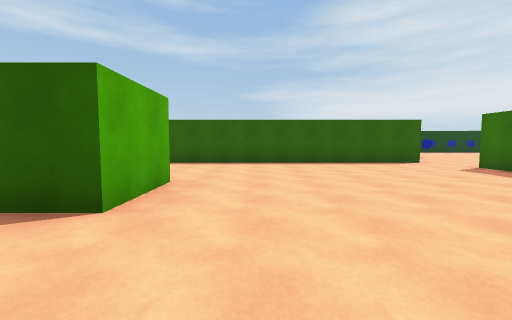
[1] (above)

24 first-person views from a walk through a scene from a Unity 3-D project. The camera is 1.4 m above the floor, tilts 4° down and sees 90° across. The floor is counted in squares, 2 m on a side. Each view is taken from the middle of a square. On the plan, view 1 faces up. The plan holds only what a view shows up to about 9 squares ahead; the rest is blank. The player is left out.

[2]
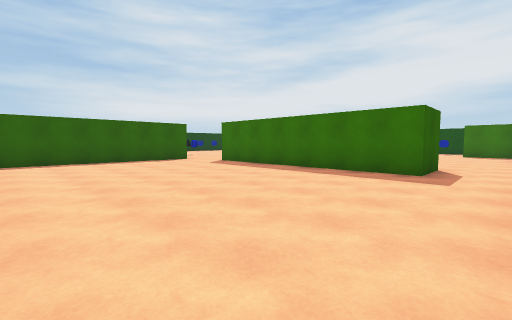

[3]
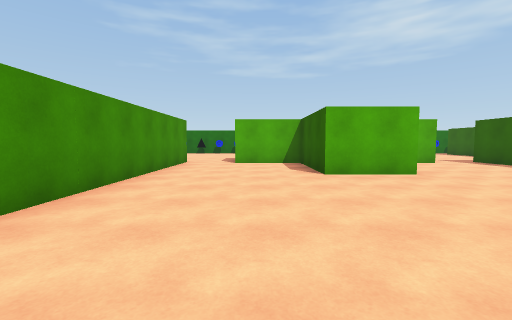

[4]
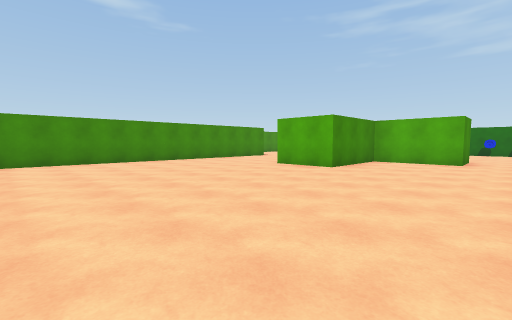

[5]
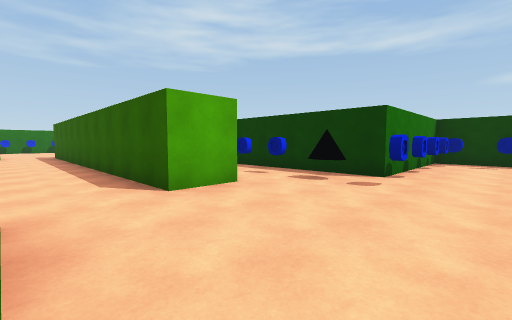

[6]
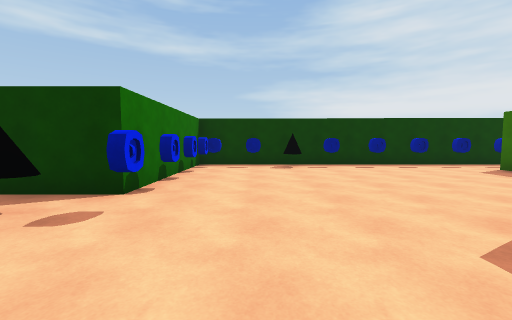

[7]
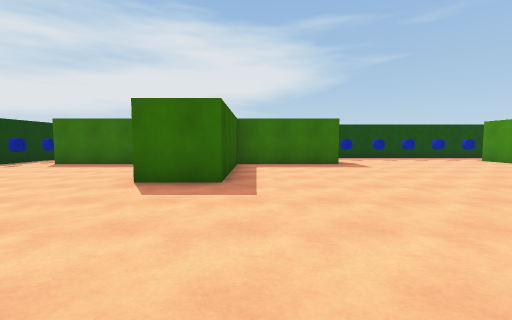

[8]
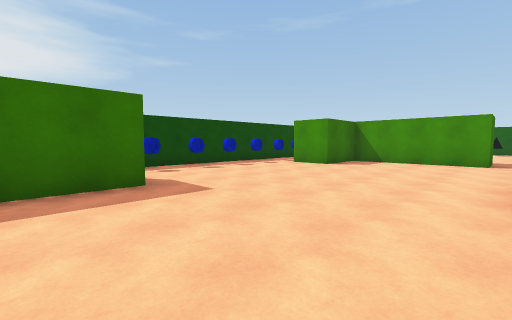

[9]
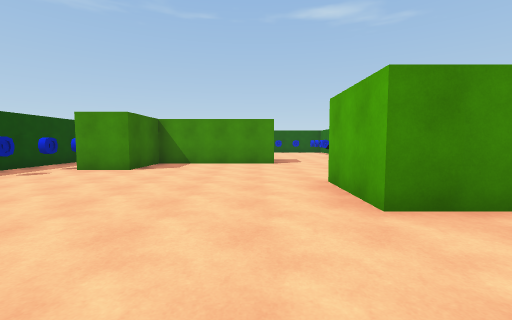

[10]
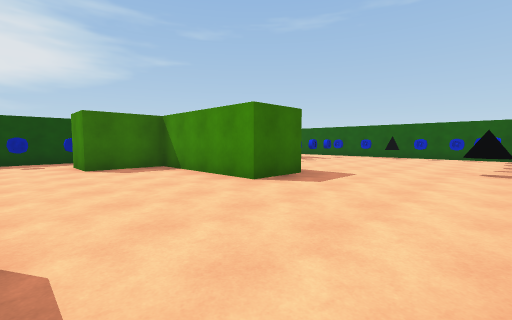

[11]
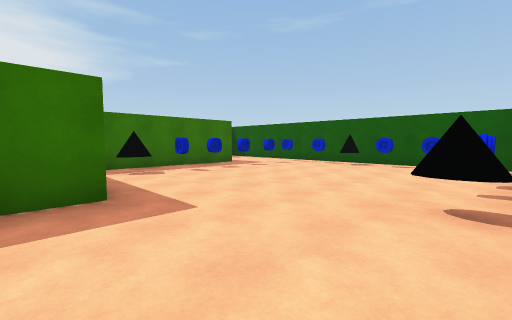

[12]
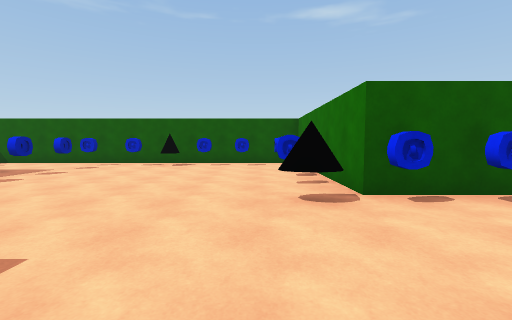

[13]
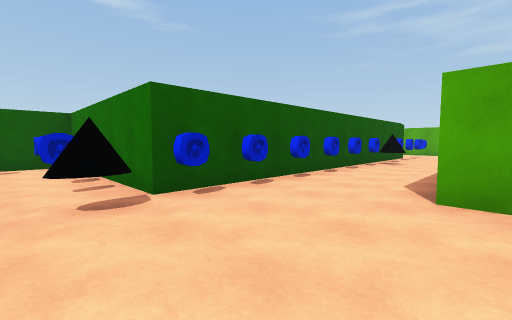

[14]
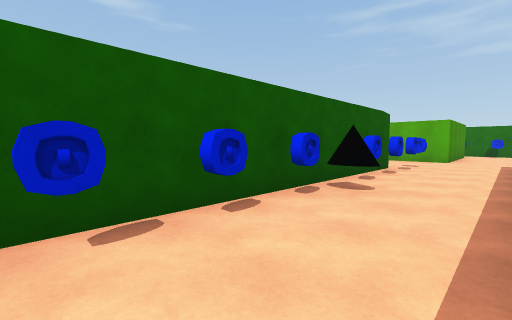

[15]
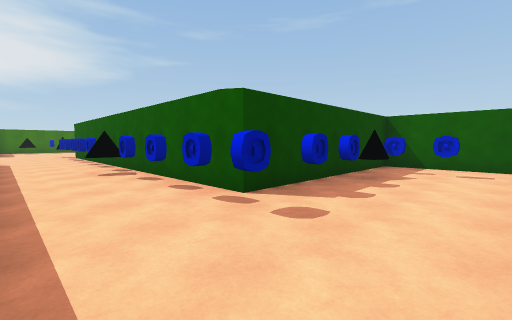

[16]
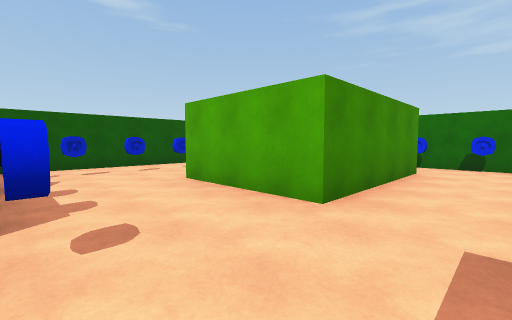

[17]
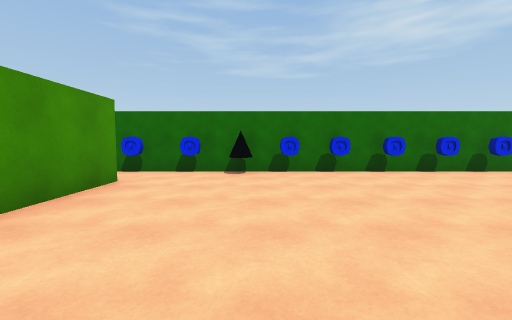

[18]
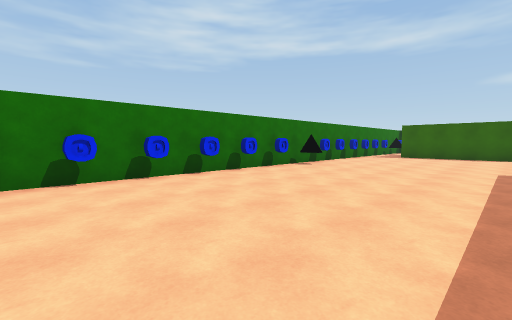

[19]
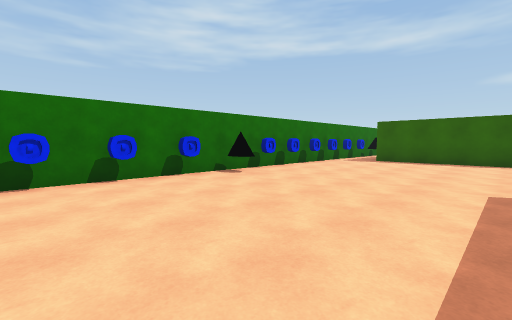

[20]
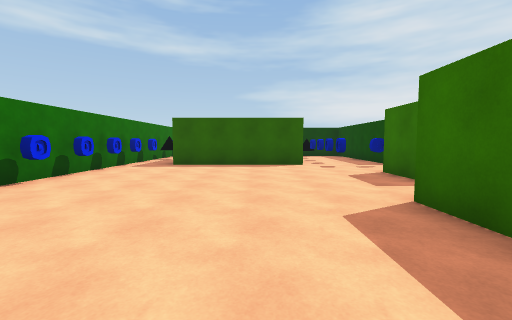

[21]
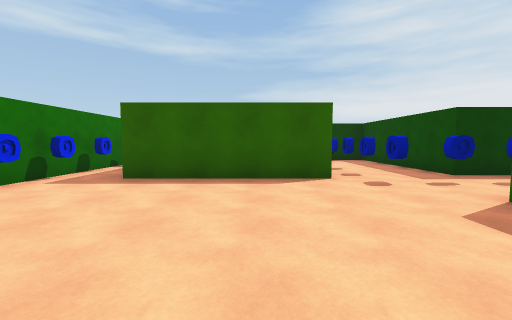

[22]
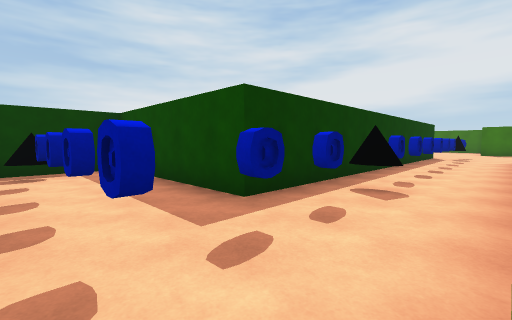

[23]
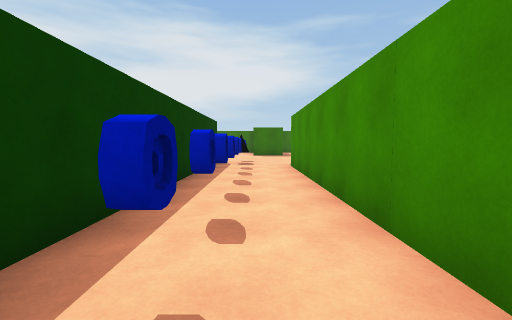

[24]
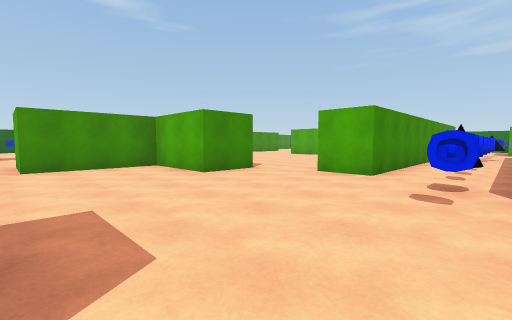

### Floor plan
Points are (right, up) in squares from view 1. A wall is a line through its corners. A room is listed if a view was taken in it or the views show most of it. See-through windows are left out.
Room 1 (views 1, 2, 3, 4)
walls: (-4.2, 4.5) (-1.5, 4.5) (-1.5, 2.5) (-4.5, 2.5) (-4.5, 0.3); (6.1, 0.3) (6.1, 7); (-4.5, 7) (-4.5, 4.8); (5.6, 8.7) (-5, 8.7); (-5, -1.4) (5, -1.4)
ways out: opening at (6, -0.5) to room 2; opening at (6, 8) to room 2; opening at (-5, -0.5) to room 3; opening at (-5, 8) to room 3
Room 2 (views 5, 6, 7, 8, 9, 10, 11, 12, 13, 14, 16, 24)
walls: (7.8, 0.3) (6.1, 0.3); (5.6, -1.9) (5.6, -2.6); (11.4, -3) (11.4, -1.4) (15.2, -1.4) (15.2, 0.6) (16.5, 0.6); (6.1, 7) (7.7, 7) (7.7, 4.5) (10.7, 4.5) (10.7, 2.4); (15.2, 6.2) (15.2, 9.6) (11.4, 9.6) (11.4, 11.1); (5.6, 10) (5.6, 8.7); (18.3, -2.1) (18.3, 5.2); (15.2, -7.6) (15.2, -3.8); (-0.6, -5.3) (2.6, -5.3); (7.9, -10.6) (17.6, -10.6); (15.2, 12.9) (15.2, 15.5); (-6.6, -4.5) (-6.6, -7.5); (16.8, 17) (7.2, 17) (7.2, 12.4); (-8.5, -10.9) (-3.4, -10.9) (-3.4, -5.4)
ways out: opening at (6, -0.5) to room 1; opening at (6, 8) to room 1; opening at (-11, -4) to room 3; opening at (-6.5, -3.5) to room 3; opening at (5.5, 11.5) to room 3
objects: other object (-12, -5); other object (-7, -9); other object (-6, -9); other object (-5, -9); other object (-4, -9); other object (-4, -7); other object (-4, -6); other object (-4, -5); other object (-3, -5); other object (-2, -5); other object (-1, -5); other object (1, -5); other object (3, -5); other object (4, -5); other object (5, -5); other object (6, -5); other object (7, -5); other object (8, -10); other object (8, -8); other object (8, -7); other object (8, -6); other object (8, 12); other object (8, 13); other object (8, 14); other object (8, 15); other object (8, 16); other object (9, -10); other object (9, 16); other object (11, -10); other object (11, 16); other object (12, 16); other object (13, -10); other object (14, -10); other object (14, -9); other object (14, -8); other object (14, -6); other object (14, -5); other object (14, 16); other object (15, 16); other object (16, 16); other object (17, -1); other object (17, 0); other object (17, 2); other object (17, 3); other object (17, 4); other object (17, 5)
Room 3 (views 15, 17, 18, 19, 20, 21, 22, 23)
walls: (-6.1, 5.8) (-6.1, 7) (-4.5, 7); (-5, 8.7) (-5, 10); (-12.1, 6.5) (-12.1, 5.4); (-6.5, 11.9) (-10.6, 11.9); (-12.1, 9.5) (-12.1, 8.4); (-1.1, 10) (5.6, 10); (-3.8, 12.4) (-3.8, 16.1); (-12.1, -1.5) (-12.1, -4.5); (-12.1, 14.9) (-12.1, 13.4); (-10.6, -4.5) (-6.6, -4.5); (-4.2, 17) (-6.1, 17); (7.2, 12.4) (-2.6, 12.4)
ways out: opening at (-5, -0.5) to room 1; opening at (-5, 8) to room 1; opening at (-11, -4) to room 2; opening at (-6.5, -3.5) to room 2; opening at (5.5, 11.5) to room 2
objects: other object (-12, -1); other object (-12, 0); other object (-12, 1); other object (-12, 2); other object (-12, 3) to (-12, 4); other object (-12, 5); other object (-12, 7); other object (-12, 8); other object (-12, 10); other object (-12, 11); other object (-12, 12); other object (-12, 13); other object (-6, 12); other object (-6, 13); other object (-6, 14); other object (-6, 15); other object (-4, 11); other object (-3, 12); other object (-1, 11); other object (0, 11); other object (2, 11); other object (3, 11); other object (4, 11); other object (5, 11)

Where each view was taken, in squares from view 1:
view 1: 0 up, 0 right, facing up
view 2: 1 down, 0 right, facing up-right
view 3: 1 up, 4 right, facing left
view 4: 8 up, 5 right, facing down-left
view 5: 7 up, 9 right, facing up-left
view 6: 9 up, 9 right, facing up
view 7: 9 up, 7 right, facing right
view 8: 8 up, 11 right, facing down-right
view 9: 7 up, 12 right, facing down
view 10: 2 up, 8 right, facing down-right
view 11: 2 down, 8 right, facing down-right
view 12: 2 down, 9 right, facing down
view 13: 2 down, 9 right, facing down-left
view 14: 3 down, 4 right, facing down-left
view 15: 3 down, 6 left, facing down-right
view 16: 3 down, 4 left, facing down-left
view 17: 2 down, 6 left, facing left
view 18: 1 down, 7 left, facing up-left
view 19: 2 up, 7 left, facing up-left
view 20: 4 up, 8 left, facing up
view 21: 7 up, 8 left, facing up
view 22: 10 up, 6 left, facing up-right
view 23: 11 up, 2 left, facing right
view 24: 12 up, 11 right, facing down-left
